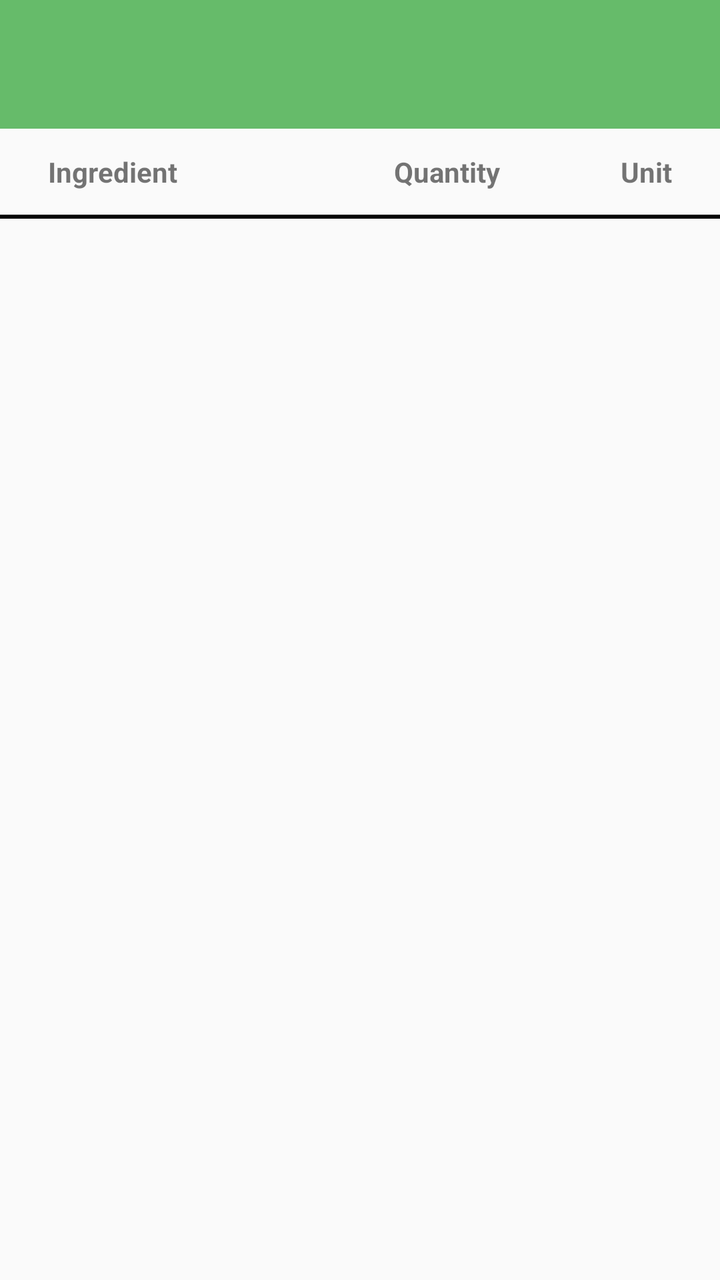
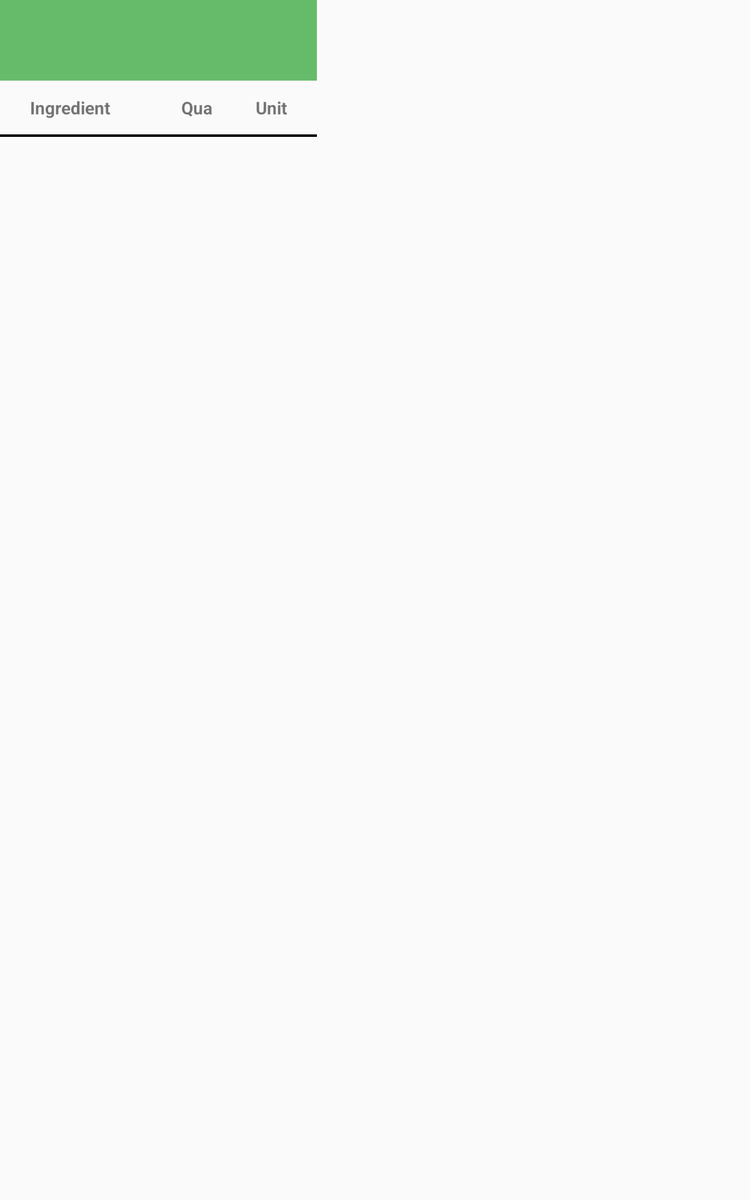

Two renders of one Android screen. The first uses the default layout on a phone; the second uses the alternative layout the repository ships for a different screen configuration, on a matching device. The two XML files are below.
<!-- AndroidManifest.xml: application theme AppTheme -->
<!-- res/layout/fragment_masterlist.xml -->
<?xml version="1.0" encoding="utf-8"?>
<LinearLayout xmlns:android="http://schemas.android.com/apk/res/android"
    xmlns:app="http://schemas.android.com/apk/res-auto"
    android:layout_width="match_parent"
    android:layout_height="match_parent"
    android:orientation="vertical">

    <include layout="@layout/ingredients_list"/>

    
    <android.support.v7.widget.RecyclerView
        android:id="@id/steps_recycler"
        android:layout_width="match_parent"
        android:layout_height="wrap_content"
        android:scrollbars="vertical"
        app:layout_behavior="@string/appbar_scrolling_view_behavior" />

</LinearLayout>
<!-- res/layout/ingredients_list.xml (included above) -->
<?xml version="1.0" encoding="utf-8"?>
<LinearLayout xmlns:android="http://schemas.android.com/apk/res/android"
    xmlns:app="http://schemas.android.com/apk/res-auto"
    android:layout_width="match_parent"
    android:layout_height="wrap_content"
    android:orientation="vertical">

    <TextView style="@style/ListHeaderText"
        android:id="@id/ingredients_title_text"
        android:background="@color/colorPrimary"
        android:textAlignment="center"/>

    <LinearLayout
        android:layout_width="match_parent"
        android:layout_margin="@dimen/default_space_medium"
        android:orientation="horizontal"
        android:layout_height="wrap_content">

        <TextView style="@style/IngredientsSubHeaderText"
            android:text="@string/ingredients_title_name"
            android:gravity="start"
            android:layout_weight="2"/>

        <TextView style="@style/IngredientsSubHeaderText"
            android:text="@string/ingredients_title_quant"
            android:gravity="end"
            android:layout_weight="1"/>

        <TextView style="@style/IngredientsSubHeaderText"
            android:text="@string/ingredients_title_unit"
            android:gravity="end"
            android:layout_weight="1"/>

    </LinearLayout>

    <View
        android:layout_width="match_parent"
        android:layout_height="@dimen/default_space_tiny"
        android:background="@android:color/background_dark"/>

    
    <android.support.v7.widget.RecyclerView
        android:id="@id/ingredients_recycler"
        android:layout_width="match_parent"
        android:layout_height="@dimen/ingredients_list_height"
        android:scrollbars="vertical"
        app:layout_behavior="@string/appbar_scrolling_view_behavior" />

</LinearLayout>
<!-- resources referenced by this layout -->
<resources>
  <color name="colorPrimary">#66BB6A</color>
  <dimen name="default_space_medium">8dp</dimen>
  <dimen name="default_space_tiny">2dp</dimen>
  <dimen name="ingredients_list_height">320dp</dimen>
  <string name="ingredients_title_name">Ingredient</string>
  <string name="ingredients_title_quant">Quantity</string>
  <string name="ingredients_title_unit">Unit</string>
  <style name="IngredientsSubHeaderText">
          <item name="android:layout_width">0dp</item>
          <item name="android:layout_height">wrap_content</item>
          <item name="android:textStyle">bold</item>
          <item name="android:paddingTop">@dimen/default_space_small</item>
          <item name="android:paddingBottom">@dimen/default_space_small</item>
          <item name="android:paddingLeft">@dimen/default_space_large</item>
          <item name="android:paddingRight">@dimen/default_space_large</item>
      </style>
  <style name="ListHeaderText">
          <item name="android:layout_width">match_parent</item>
          <item name="android:layout_height">wrap_content</item>
          <item name="android:textColor">@android:color/white</item>
          <item name="android:padding">@dimen/default_space_large</item>
          <item name="android:textAppearance">@style/Base.TextAppearance.AppCompat.Headline</item>
      </style>
  <style name="AppTheme" parent="Theme.AppCompat.Light.DarkActionBar">
          <item name="colorPrimary">@color/colorPrimary</item>
          <item name="colorPrimaryDark">@color/colorPrimaryDark</item>
          <item name="colorAccent">@color/colorAccent</item>
      </style>
  <dimen name="default_space_small">4dp</dimen>
  <dimen name="default_space_large">16dp</dimen>
  <color name="colorPrimaryDark">#388E3C</color>
  <color name="colorAccent">#69F0AE</color>
</resources>
<!-- res/layout-sw600dp-port/fragment_masterlist.xml (the author's variant of the layout above) -->
<!-- drawn on a 7-inch tablet held upright -->
<?xml version="1.0" encoding="utf-8"?>
<LinearLayout xmlns:android="http://schemas.android.com/apk/res/android"
    xmlns:app="http://schemas.android.com/apk/res-auto"
    android:layout_width="match_parent"
    android:layout_height="match_parent"
    android:orientation="horizontal">

    <include layout="@layout/ingredients_list"
        android:layout_width="0dp"
        android:layout_height="match_parent"
        android:layout_weight="1"/>

    
    <android.support.v7.widget.RecyclerView
        android:id="@id/steps_recycler"
        android:layout_width="match_parent"
        android:layout_height="match_parent"
        android:scrollbars="vertical"
        app:layout_behavior="@string/appbar_scrolling_view_behavior" />

</LinearLayout>
